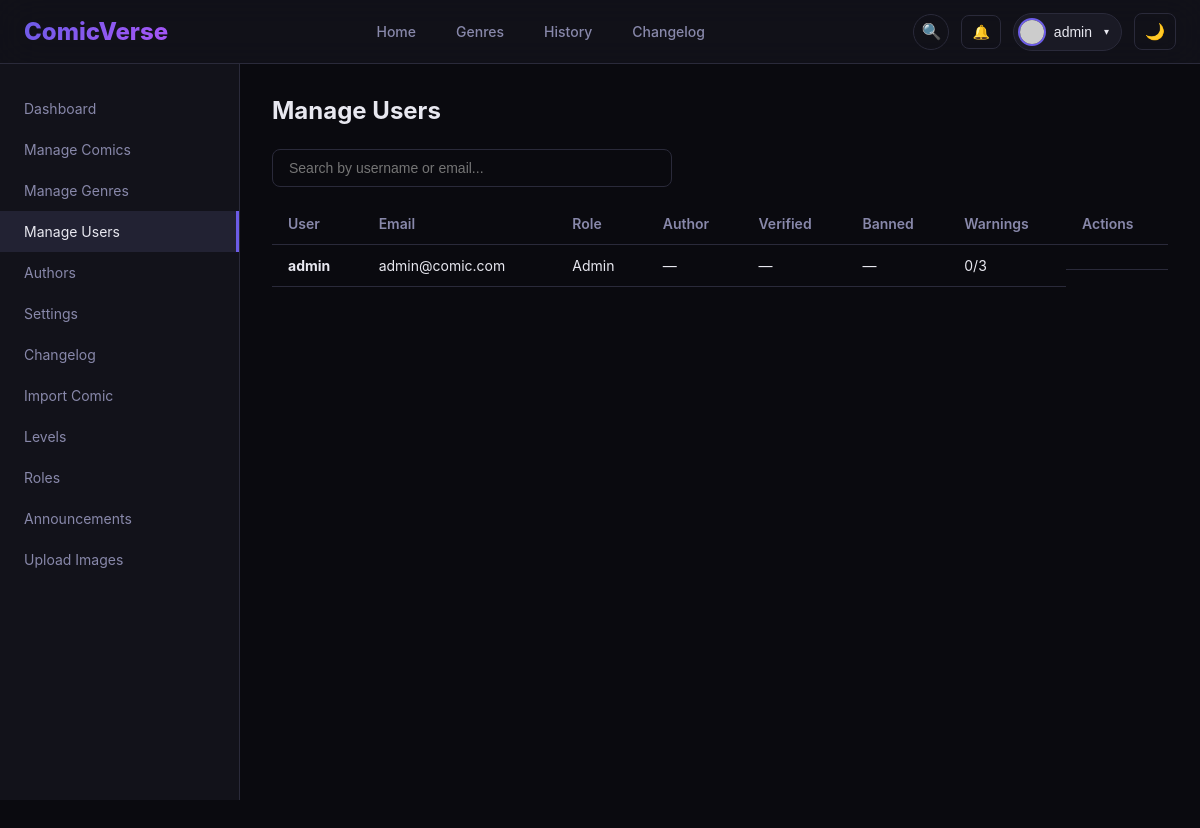
The app's page /admin/users (signed in) with its own data.
### models.py (models this page shows, shortened)
class User(UserMixin, db.Model):
    id = db.Column(db.Integer, primary_key=True)
    username = db.Column(db.String(80), unique=True, nullable=False)
    email = db.Column(db.String(120), unique=True, nullable=False)
    password_hash = db.Column(db.String(256), nullable=False)
    avatar = db.Column(db.String(500), default='default.png')
    bio = db.Column(db.Text, default='')
    theme = db.Column(db.String(10), default='dark')
    language = db.Column(db.String(5), default='en')
    custom_bg = db.Column(db.String(500), default='')
    is_admin = db.Column(db.Boolean, default=False)
    is_author = db.Column(db.Boolean, default=False)
    is_banned = db.Column(db.Boolean, default=False)
    is_verified = db.Column(db.Boolean, default=False)
    warning_count = db.Column(db.Integer, default=0)
    suspension_until = db.Column(db.DateTime, nullable=True)
    created_at = db.Column(db.DateTime, default=lambda: datetime.now(timezone.utc))
    xp = db.Column(db.Integer, default=0)
    level = db.Column(db.Integer, default=1)
    streak = db.Column(db.Integer, default=0)
    last_read_date = db.Column(db.Date, nullable=True)
    custom_title = db.Column(db.String(100), default='')
    history = db.relationship('ReadHistory', backref='user', lazy='dynamic')
    favorites = db.relationship('Favorite', backref='user', lazy='dynamic')
    notifications = db.relationship('Notification', backref='user', lazy='dynamic')
    roles = db.relationship('UserRoleAssignment', backref='user', lazy='dynamic')
    followed = db.relationship('User', secondary=followers,
        primaryjoin=(followers.c.follower_id == id),
        secondaryjoin=(followers.c.followed_id == id),
        backref=db.backref('followers', lazy='dynamic'), lazy='dynamic')

### routes/admin.py (the view)
@admin_bp.route('/users')
@login_required
@admin_required
def manage_users():
    users = User.query.all()
    return render_template('admin/users.html', users=users)

### app.py (called while the page is built)
def _(text):
    lang = session.get('language', 'en')
    return _translations.get(lang, {}).get(text, _translations.get('en', {}).get(text, text))

def get_setting(key):
    s = SiteSettings.query.filter_by(key=key).first()
    return s.value if s else ''

@login_manager.user_loader
def load_user(user_id):
    return User.query.get(int(user_id))

### routes/admin.py (called while the page is built)
def admin_required(f):
    @wraps(f)
    def decorated(*args, **kwargs):
        if not current_user.is_authenticated or not current_user.is_admin:
            flash('Admin access required', 'error')
            return redirect(url_for('auth.login'))
        return f(*args, **kwargs)
    return decorated

### templates/admin/users.html (shortened to what this page needs)
{% extends "base.html" %}
{% block content %}
<div class="admin-layout">
  <div class="admin-sidebar">
    <a href="{{ url_for('admin.dashboard') }}">{{ _('dashboard') }}</a>
    <a href="{{ url_for('admin.comics') }}">{{ _('manage_comics') }}</a>
    <a href="{{ url_for('admin.manage_genres') }}">{{ _('manage_genres') }}</a>
    <a href="{{ url_for('admin.manage_users') }}" class="active">{{ _('manage_users') }}</a>
    <a href="{{ url_for('admin.authors') }}">Authors</a>
    <a href="{{ url_for('admin.settings') }}">{{ _('settings') }}</a>
    <a href="{{ url_for('admin.manage_changelog') }}">{{ _('changelog') }}</a>
    <a href="{{ url_for('admin.import_comic') }}">{{ _('import_comic') }}</a>
    <a href="{{ url_for('admin.manage_levels') }}">Levels</a>
    <a href="{{ url_for('admin.manage_roles') }}">Roles</a>
    <a href="{{ url_for('admin.announcements') }}">Announcements</a>
    <a href="{{ url_for('admin.upload') }}">Upload Images</a>
  </div>
  <div class="admin-content">
    <h2 style="margin-bottom:24px">{{ _('manage_users') }}</h2>
    <div style="margin-bottom:16px">
      <input type="text" id="userSearch" placeholder="Search by username or email..." oninput="filterUsers(this.value)"
        style="padding:10px 16px;border-radius:8px;border:1px solid var(--border);background:var(--input-bg);color:var(--text-primary);width:100%;max-width:400px;font-size:14px">
    </div>
    <table class="table" id="userTable">
      <thead>
        <tr>
          <th>User</th>
          <th>Email</th>
          <th>Role</th>
          <th>Author</th>
          <th>Verified</th>
          <th>Banned</th>
          <th>Warnings</th>
          <th>Actions</th>
        </tr>
      </thead>
      <tbody>
        {% for u in users %}
        <tr class="user-row" data-search="{{ u.username }} {{ u.email }}">
          <td>
            <div style="display:flex;align-items:center;gap:8px">
              <strong>{{ u.username }}</strong>
            </div>
          </td>
          <td>{{ u.email }}</td>
          <td>{% if u.is_admin %}Admin{% else %}User{% endif %}</td>
          <td>{% if u.is_author %}✅{% else %}—{% endif %}</td>
          <td>{% if u.is_verified %}✅{% else %}—{% endif %}</td>
          <td>{% if u.is_banned %}🚫{% else %}—{% endif %}</td>
          <td>{{ u.warning_count or 0 }}/3</td>
          <td style="display:flex;gap:4px;flex-wrap:wrap">
          </td>
        </tr>
        {% endfor %}
      </tbody>
    </table>
  </div>
</div>
{% endblock %}

### templates/base.html (shortened to what this page needs)
<!DOCTYPE html>
<html lang="{{ session.get('language', 'en') }}" data-theme="{{ current_user.theme if current_user.is_authenticated else 'dark' }}">
<head>
  <link rel="stylesheet" href="{{ url_for('static', filename='css/style.css') }}">
</head>
<body>
  <nav class="navbar">
    <a href="{{ url_for('main.index') }}" class="nav-logo">
      {% if get_setting('site_logo') %}
      <img src="{{ get_setting('site_logo') }}" style="height:32px;vertical-align:middle">
      {% else %}
      {{ get_setting('site_name_en') or 'ComicVerse' }}
      {% endif %}
    </a>
    <div class="nav-links">
      <a href="{{ url_for('main.index') }}" class="{% if request.endpoint == 'main.index' %}active{% endif %}">{{ _('home') }}</a>
      <a href="{{ url_for('comic.genres') }}">{{ _('genres') }}</a>
      {% if current_user.is_authenticated %}
        <a href="{{ url_for('main.history') }}">{{ _('history') }}</a>
      {% endif %}
      <a href="{{ url_for('main.changelog') }}">{{ _('changelog') }}</a>
    </div>
    <div class="nav-right">
      {% if current_user.is_authenticated %}
        <button class="search-icon-btn" onclick="toggleSearch()" title="Search">🔍</button>
        <div style="position:relative">
          <button id="notifBtn" class="btn btn-ghost" onclick="toggleNotifications()" style="position:relative;padding:8px 10px">
            🔔 <span id="notifBadge" class="notif-badge" style="display:none">0</span>
          </button>
        </div>
        <div class="user-menu">
          <button class="user-menu-btn" onclick="toggleUserMenu()">
            <img src="{{ current_user.avatar if current_user.avatar and current_user.avatar != 'default.png' else 'https://via.placeholder.com/32x32?text=' + current_user.username[0]|upper }}"
                 class="nav-avatar" onerror="this.src='https://via.placeholder.com/32x32?text={{ current_user.username[0]|upper }}'">
            <span class="nav-username">{{ current_user.username }}</span>
            <span style="font-size:10px;margin-left:4px">▾</span>
          </button>
        </div>
      {% else %}
        <a href="{{ url_for('auth.login') }}" class="btn btn-ghost">{{ _('login') }}</a>
        <a href="{{ url_for('auth.register') }}" class="btn btn-primary">{{ _('register') }}</a>
      {% endif %}
      <button onclick="toggleTheme()" class="btn btn-ghost" style="padding:8px 10px;font-size:16px" id="themeToggle">🌙</button>
    </div>
  </nav>
  {% block content %}{% endblock %}
</body>
</html>

### static/css/style.css (style rules this page uses)
:root { --bg-primary: #0a0a0f; --bg-secondary: #12121a; --bg-card: #1a1a25; --bg-hover: #222233; --text-primary: #e8e8f0; --text-secondary: #8888aa; --accent: #6c5ce7; --accent-hover: #7c6cf7; --accent-glow: rgba(108, 92, 231, 0.3); --border: #2a2a3a; --success: #00d68f; --danger: #ff6b6b; --warning: #ffa726; --radius: 12px; --radius-sm: 8px; --shadow: 0 4px 24px rgba(0,0,0,0.3); --transition: all 0.3s cubic-bezier(0.4, 0, 0.2, 1); }
* { margin: 0; padding: 0; box-sizing: border-box; }
body { font-family: -apple-system, BlinkMacSystemFont, 'Segoe UI', Roboto, sans-serif; background: var(--bg-primary); color: var(--text-primary); min-height: 100vh; transition: var(--transition); }
.navbar { position: fixed; top: 0; width: 100%; z-index: 1000; background: rgba(18, 18, 26, 0.9); backdrop-filter: blur(20px); border-bottom: 1px solid var(--border); padding: 0 24px; height: 64px; display: flex; align-items: center; justify-content: space-between; }
.nav-logo { font-size: 24px; font-weight: 800; background: linear-gradient(135deg, var(--accent), #a855f7); -webkit-background-clip: text; -webkit-text-fill-color: transparent; text-decoration: none; }
.nav-links { display: flex; align-items: center; gap: 8px; }
.nav-links a { color: var(--text-secondary); text-decoration: none; padding: 8px 16px; border-radius: var(--radius-sm); transition: var(--transition); font-size: 14px; font-weight: 500; }
.nav-right { display: flex; align-items: center; gap: 12px; }
.btn { padding: 8px 20px; border: none; border-radius: var(--radius-sm); cursor: pointer; font-size: 14px; font-weight: 600; transition: var(--transition); text-decoration: none; display: inline-flex; align-items: center; gap: 8px; }
.btn-ghost { background: transparent; color: var(--text-secondary); border: 1px solid var(--border); }
.admin-layout { display: flex; margin-top: 64px; min-height: calc(100vh - 64px); }
.admin-sidebar { width: 240px; background: var(--bg-secondary); border-right: 1px solid var(--border); padding: 24px 0; flex-shrink: 0; }
.admin-sidebar a { display: block; padding: 12px 24px; color: var(--text-secondary); text-decoration: none; transition: var(--transition); font-size: 14px; }
.admin-sidebar a:hover, .admin-sidebar a.active { color: var(--text-primary); background: var(--bg-hover); border-right: 3px solid var(--accent); }
.admin-content { flex: 1; padding: 32px; }
.table { width: 100%; border-collapse: collapse; }
.table th, .table td { padding: 12px 16px; text-align: left; border-bottom: 1px solid var(--border); font-size: 14px; }
.table th { color: var(--text-secondary); font-weight: 600; }
.user-menu { position: relative; }
.user-menu-btn { display: flex; align-items: center; gap: 8px; background: var(--bg-card); border: 1px solid var(--border); border-radius: 24px; padding: 4px 12px 4px 4px; cursor: pointer; color: var(--text-primary); font-size: 14px; transition: var(--transition); }
.nav-avatar { width: 28px; height: 28px; border-radius: 50%; object-fit: cover; border: 2px solid var(--accent); }
.nav-username { font-weight: 500; max-width: 80px; overflow: hidden; text-overflow: ellipsis; white-space: nowrap; }
.search-icon-btn { background: none; border: 1px solid var(--border); border-radius: 50%; width: 36px; height: 36px; display: flex; align-items: center; justify-content: center; cursor: pointer; color: var(--text-secondary); font-size: 16px; transition: var(--transition); }

### records on screen
User: username "admin", email "admin@comic.com", is_admin "Admin", warning_count "0"

### other values on screen
{{ get_setting('site_name_en') or 'ComicVerse' }} "ComicVerse"
